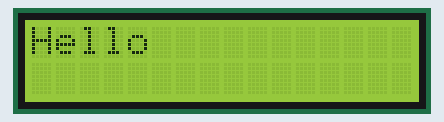
Simulated run of this sketch. Board: Arduino Uno, built with avr-gcc and run on an emulated ATmega328P. On the bench: 16×2 character LCD.

Above: at 0.1 s.
At 1.1 s:
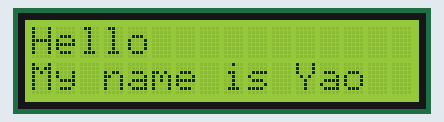

Measured:
- what the display in image 1 shows lasts 1.0 s, from 1.1 s to 2.1 s

The sketch:

47.LCD_1602.ino
```cpp
// This file can be found at
// https://github.com/arduino-libraries/LiquidCrystal/blob/master/src/LiquidCrystal.h

#include <LiquidCrystal.h>

int rs = 7;
int en = 8;

int d4 = 9;
int d5 = 10;
int d6 = 11;
int d7 = 12;

LiquidCrystal lcd(rs, en, d4, d5, d6, d7);


void setup() {
  // put your setup code here, to run once:

  //  void begin(uint8_t cols, uint8_t rows, uint8_t charsize = LCD_5x8DOTS);
  // lcd1602 can show 2 rows with each rows has 16 characters
  lcd.begin(16, 2);

}

void loop() {
  // put your main code here, to run repeatedly:

  /**
   * if the lcd can not show rationally, try these:
   * 1. check if all the wires are connected correctly
   * 2. check if all the code are wrote correctly
   * 3. change the value of potentialmeter
   * 4. make sure all the wires are tightly connected in the board
   */

  lcd.setCursor(0, 0);
  lcd.print("Hello");
  delay(1000);
  lcd.setCursor(0, 1);
  lcd.print("My name is Yao");
  delay(1000);
  lcd.clear();

}
```
